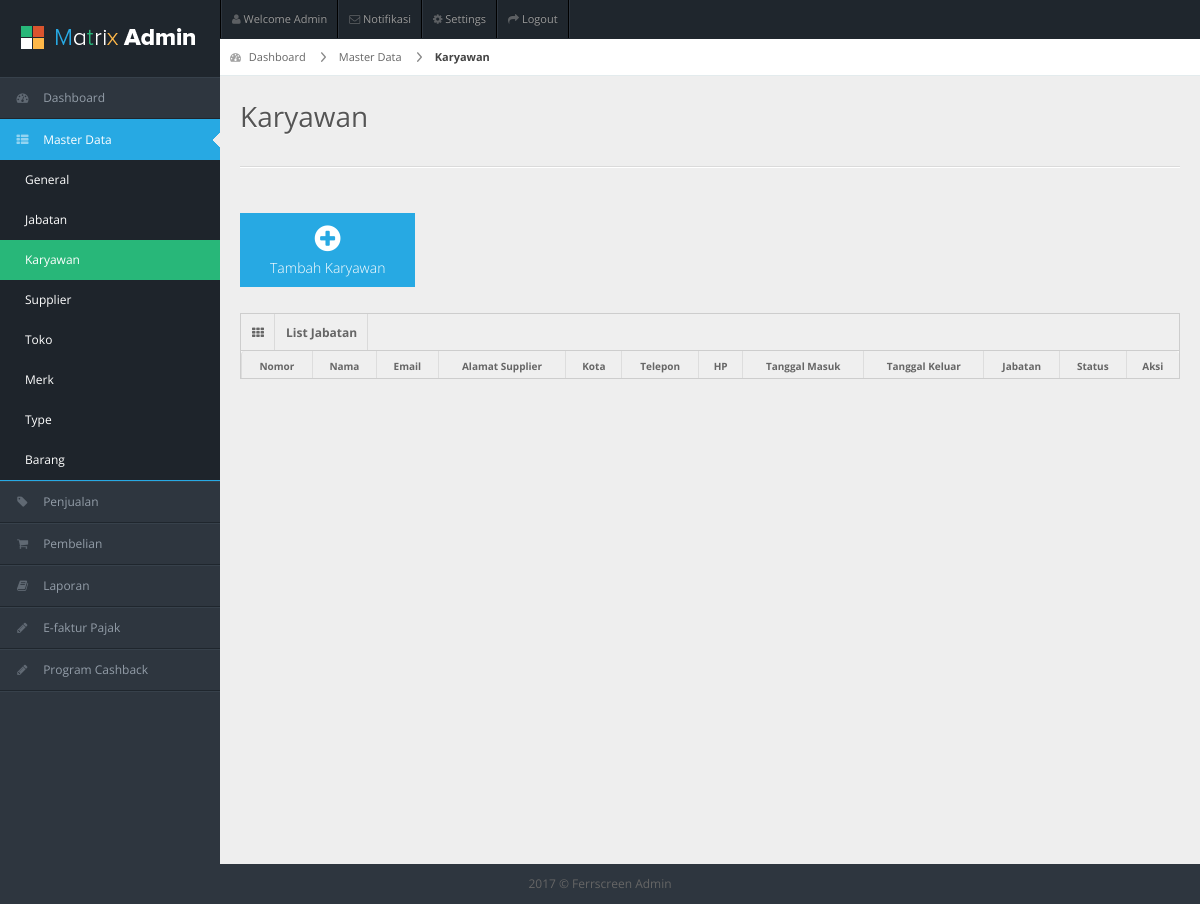
Before: /index.php/karyawan with the older database file.
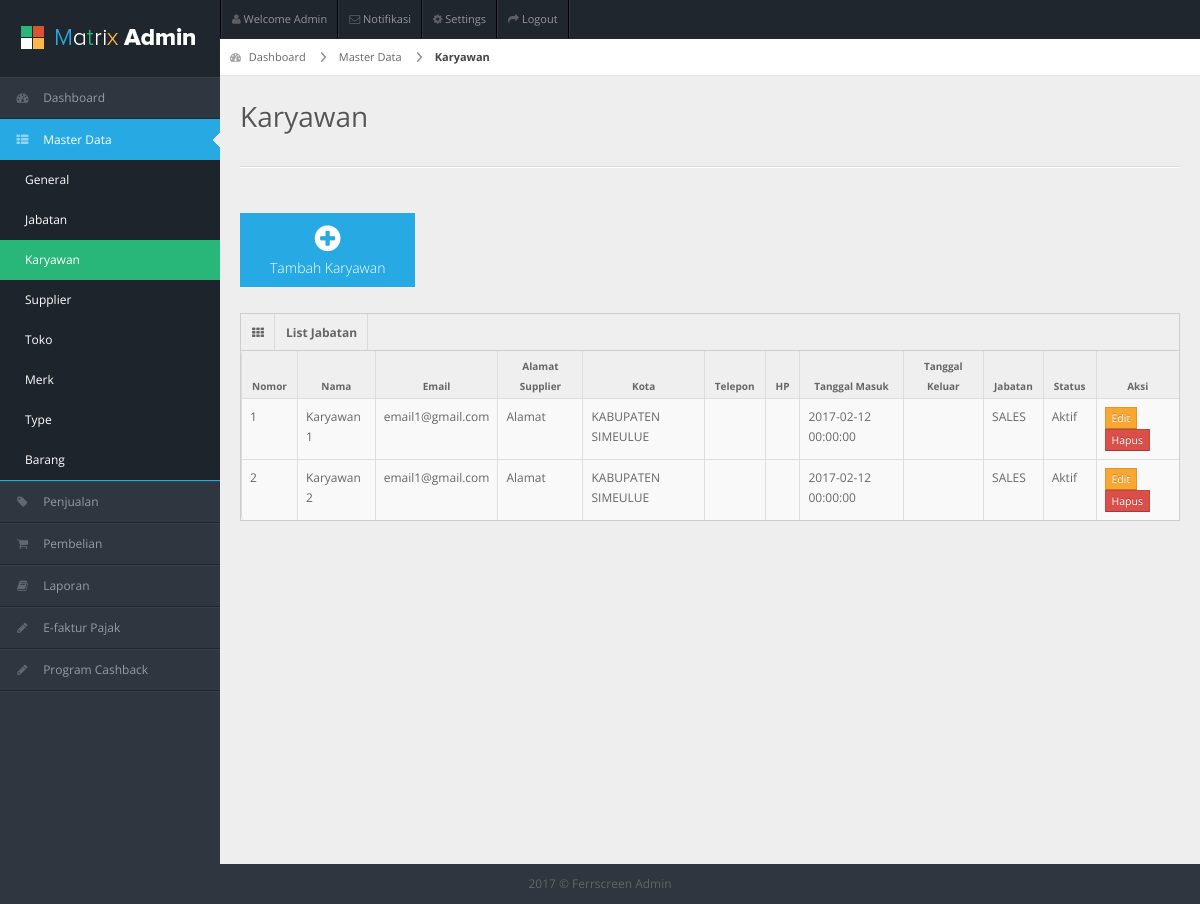
After: the same page with the newer database file.
### tables this page shows
CREATE TABLE `user` (
  `id` int(11) NOT NULL,
  `email` varchar(255) DEFAULT NULL,
  `nama` varchar(255) NOT NULL,
  `alamat` text,
  `telp` varchar(25) DEFAULT NULL,
  `hp` varchar(25) DEFAULT NULL,
  `deskripsi` text,
  `tgl_masuk` datetime NOT NULL,
  `tgl_keluar` datetime DEFAULT NULL,
  `is_aktif` enum('0','1') NOT NULL COMMENT '0 = sudah keluar, 1 = aktif',
  `id_kota` int(11) DEFAULT NULL,
  `created_at` datetime NOT NULL
);

CREATE TABLE `kota` (
  `id` int(11) NOT NULL,
  `id_provinsi` char(2) NOT NULL,
  `nama` varchar(255) NOT NULL
);

CREATE TABLE `jabatan` (
  `id` int(11) NOT NULL,
  `nama` varchar(255) NOT NULL,
  `deskripsi` text,
  `created_at` datetime NOT NULL
);

### application/controllers/Karyawan.php (called while the page is built, shortened)
<?php
class Karyawan extends CI_Controller {
	public function __construct(){
	 	$this->load->model('Kota_Model');
	 	$this->load->model('User_Model');
	 	$this->load->model('Jabatan_Model');
    }
	public function index()
	{
		$dataMenu = array(
	        'menuAktif' => "masterdata",
	        'subMenu' => "karyawan"
		);
		$dataKaryawan = $this->User_Model->get_allUser();
		$data = array(
			"dataKaryawan" => $dataKaryawan
		);
		$this->load->view('header');
		$this->load->view('sidebar',$dataMenu);
		$this->load->view('MasterData/Karyawan/v_karyawan', $data);
	}
}

### index.php (called while the page is built, shortened)
<?php
require_once BASEPATH.'core/CodeIgniter.php';

### application/models/User_Model.php (called while the page is built, shortened)
<?php
class User_Model extends CI_Model {
    public function get_allUser(){
        $sql = "SELECT u.*, k.nama as nama_kota
                FROM user u, kota k
                WHERE u.id_kota = k.id
                ORDER BY u.nama ASC";
        $result = $this->db->query($sql);
        $users = $result->result_array();
        $users2 = [];
        foreach($users as $user){
            $jabatans = $this->Jabatan_Model->get_jabatanByIdUser($user['id']);
            if(count($jabatans) > 0){
                $user["jabatan"] = $jabatans;
            }else{
                $user["jabatan"] = [];
            }
            array_push($users2, $user);
        }
        return $users2;
    }
}

### application/models/Jabatan_Model.php (called while the page is built, shortened)
<?php
class Jabatan_Model extends CI_Model {
    public function get_jabatanByIdUser($id_user){
        $sql = "SELECT j.*
                FROM jabatan j, user_jabatan uj
                WHERE uj.id_user = ? AND uj.id_jabatan = j.id
                ORDER BY j.id ASC";
        $result = $this->db->query($sql, array($id_user));
        $jabatans = $result->result_array();
        $jabatans2 = [];
        foreach($jabatans as $jabatan){
            $hak_akses = $this->HakAkses_Model->get_hakAksesByIdJabatan($jabatan['id']);
            if(count($hak_akses) > 0){
                $jabatan["hak_akses"] = $hak_akses;
            }else{
                $jabatan["hak_akses"] = [];
            }
            array_push($jabatans2, $jabatan);
        }
        return $jabatans2;
    }
}

### application/models/HakAkses_Model.php (called while the page is built, shortened)
<?php
class HakAkses_Model extends CI_Model {
    public function get_hakAksesByIdJabatan($id_jabatan){
         $sql = "SELECT h.*
                FROM hak_akses h, jabatan_hak_akses jh
                WHERE jh.id_jabatan = ? AND jh.id_hak_akses = h.id
                ORDER BY h.id ASC";
        $result = $this->db->query($sql, array($id_jabatan));
        return $result->result_array();
    }
}

### application/views/MasterData/Karyawan/v_karyawan.php (the view, shortened to what the changed rows need)
<div id="content">
  <div id="content-header">
    <h1>Karyawan</h1>
  </div>
  <div class="container-fluid">
    <div class="row-fluid">
      <div class="span12">
      <div class="widget-box">
          <div class="widget-content nopadding">
            <table class="table table-bordered data-table">
              <thead>
                 <tr>
                  <th>Nomor</th>
                  <th>Nama</th>
                  <th>Email</th>
                  <th>Alamat Supplier</th>
                  <th>Kota</th>
                  <th>Telepon</th>
                  <th>HP</th>
                  <th>Tanggal Masuk</th>
                  <th>Tanggal Keluar</th>
                  <th>Jabatan</th>
                  <th>Status</th>
                  <th>Aksi</th>
                </tr>
              </thead>
              <tbody>
               <?php
                if(isset($dataKaryawan))
                {
                    $number=1;
                    foreach ($dataKaryawan as $karyawan)
                    {
                      ?>
                      <tr class="gradeX">
                        <td><?php echo $number; ?></td>
                        <td><?php echo $karyawan["nama"]; ?></td>
                        <td><?php echo $karyawan["email"]; ?></td>
                        <td><?php echo $karyawan["alamat"]; ?></td>
                        <td><?php echo $karyawan["nama_kota"]; ?></td>
                        <td><?php echo $karyawan["telp"]; ?></td>
                        <td><?php echo $karyawan["hp"]; ?></td>
                        <td><?php echo $karyawan["tgl_masuk"]; ?></td>
                        <td><?php echo $karyawan["tgl_keluar"]; ?></td>
                        <td><?php echo $karyawan['jabatan'][0]['nama']; ?></td>
                        <td><?php echo ($karyawan["is_aktif"] == "1" ? "Aktif":"Keluar"); ?></td>
                        <td class="center">
                          <a href="<?php echo base_url();?>karyawan/editKaryawan/<?php echo $karyawan["id"] ?>" class="btn btn-warning btn-mini" role="button">Edit</a>
                          <a href="#deleteData<?php echo $karyawan["id"] ?>" data-toggle="modal" class="btn btn-danger btn-mini" role="button">Hapus</a>
                        </td>
                      </tr>
                      <?php
                      $number++;
                    }
                  }
              ?>
              </tbody>
            </table>
          </div>
        </div>
      </div>
    </div>
  </div>
</div>
</body>
</html>

Changed rows visible on the page:
added user: nama "Karyawan 1", email "email1@gmail.com", alamat "Alamat", id_kota.nama "KABUPATEN SIMEULUE", tgl_masuk "2017-02-12 00:00:00", is_aktif "Aktif"
now on this page (row unchanged): jabatan: nama "SALES"
added user: nama "Karyawan 2", email "email1@gmail.com", alamat "Alamat", id_kota.nama "KABUPATEN SIMEULUE", tgl_masuk "2017-02-12 00:00:00", is_aktif "Aktif"
